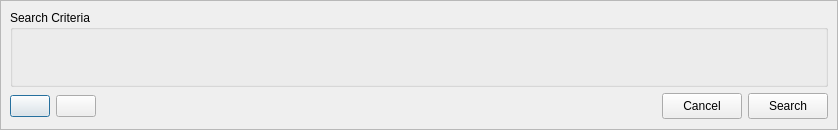
<?xml version="1.0" encoding="UTF-8"?>
<ui version="4.0">
 <class>AdvancedSearchDialog</class>
 <widget class="QDialog" name="AdvancedSearchDialog">
  <property name="geometry">
   <rect>
    <x>0</x>
    <y>0</y>
    <width>838</width>
    <height>130</height>
   </rect>
  </property>
  <property name="windowTitle">
   <string>RetroShare: Advanced Search</string>
  </property>
  <property name="windowIcon">
   <iconset resource="../images.qrc">
    <normaloff>:/images/logo/logo_16.png</normaloff>:/images/logo/logo_16.png</iconset>
  </property>
  <layout class="QGridLayout" name="gridLayout_2">
   <property name="margin">
    <number>0</number>
   </property>
   <item row="0" column="0">
    <widget class="QFrame" name="frame">
     <property name="minimumSize">
      <size>
       <width>0</width>
       <height>130</height>
      </size>
     </property>
     <property name="frameShape">
      <enum>QFrame::StyledPanel</enum>
     </property>
     <property name="frameShadow">
      <enum>QFrame::Raised</enum>
     </property>
     <layout class="QGridLayout" name="gridLayout">
      <item row="0" column="0">
       <widget class="QGroupBox" name="searchCriteriaBox">
        <property name="sizePolicy">
         <sizepolicy hsizetype="MinimumExpanding" vsizetype="MinimumExpanding">
          <horstretch>1</horstretch>
          <verstretch>1</verstretch>
         </sizepolicy>
        </property>
        <property name="minimumSize">
         <size>
          <width>800</width>
          <height>60</height>
         </size>
        </property>
        <property name="autoFillBackground">
         <bool>false</bool>
        </property>
        <property name="title">
         <string>Search Criteria</string>
        </property>
        <property name="alignment">
         <set>Qt::AlignJustify|Qt::AlignTop</set>
        </property>
        <layout class="QVBoxLayout">
         <property name="spacing">
          <number>0</number>
         </property>
         <property name="margin">
          <number>2</number>
         </property>
         <item>
          <widget class="QFrame" name="expressionsFrame">
           <property name="sizePolicy">
            <sizepolicy hsizetype="MinimumExpanding" vsizetype="MinimumExpanding">
             <horstretch>1</horstretch>
             <verstretch>0</verstretch>
            </sizepolicy>
           </property>
           <property name="minimumSize">
            <size>
             <width>600</width>
             <height>26</height>
            </size>
           </property>
           <property name="autoFillBackground">
            <bool>false</bool>
           </property>
          </widget>
         </item>
         <item>
          <spacer name="verticalSpacer">
           <property name="orientation">
            <enum>Qt::Vertical</enum>
           </property>
           <property name="sizeHint" stdset="0">
            <size>
             <width>20</width>
             <height>40</height>
            </size>
           </property>
          </spacer>
         </item>
        </layout>
       </widget>
      </item>
      <item row="1" column="0">
       <layout class="QHBoxLayout" name="_2">
        <property name="spacing">
         <number>6</number>
        </property>
        <property name="margin">
         <number>0</number>
        </property>
        <item>
         <widget class="QPushButton" name="addExprButton">
          <property name="toolTip">
           <string>Add a further search criterion.</string>
          </property>
          <property name="icon">
           <iconset resource="../images.qrc">
            <normaloff>:/images/add_24x24.png</normaloff>:/images/add_24x24.png</iconset>
          </property>
          <property name="iconSize">
           <size>
            <width>24</width>
            <height>24</height>
           </size>
          </property>
         </widget>
        </item>
        <item>
         <widget class="QPushButton" name="resetButton">
          <property name="toolTip">
           <string>Reset the search criteria.</string>
          </property>
          <property name="text">
           <string/>
          </property>
          <property name="icon">
           <iconset resource="../images.qrc">
            <normaloff>:/images/reset.png</normaloff>:/images/reset.png</iconset>
          </property>
          <property name="iconSize">
           <size>
            <width>24</width>
            <height>24</height>
           </size>
          </property>
         </widget>
        </item>
        <item>
         <spacer>
          <property name="orientation">
           <enum>Qt::Horizontal</enum>
          </property>
          <property name="sizeHint" stdset="0">
           <size>
            <width>381</width>
            <height>27</height>
           </size>
          </property>
         </spacer>
        </item>
        <item>
         <widget class="QPushButton" name="cancelButton">
          <property name="minimumSize">
           <size>
            <width>0</width>
            <height>26</height>
           </size>
          </property>
          <property name="toolTip">
           <string>Cancels the search.</string>
          </property>
          <property name="text">
           <string>Cancel</string>
          </property>
         </widget>
        </item>
        <item>
         <widget class="QPushButton" name="executeButton">
          <property name="minimumSize">
           <size>
            <width>0</width>
            <height>26</height>
           </size>
          </property>
          <property name="toolTip">
           <string>Perform the advanced search.</string>
          </property>
          <property name="text">
           <string>Search</string>
          </property>
         </widget>
        </item>
       </layout>
      </item>
     </layout>
    </widget>
   </item>
  </layout>
 </widget>
 <resources>
  <include location="../images.qrc"/>
 </resources>
 <connections>
  <connection>
   <sender>cancelButton</sender>
   <signal>clicked()</signal>
   <receiver>AdvancedSearchDialog</receiver>
   <slot>close()</slot>
   <hints>
    <hint type="sourcelabel">
     <x>736</x>
     <y>102</y>
    </hint>
    <hint type="destinationlabel">
     <x>418</x>
     <y>64</y>
    </hint>
   </hints>
  </connection>
 </connections>
</ui>
